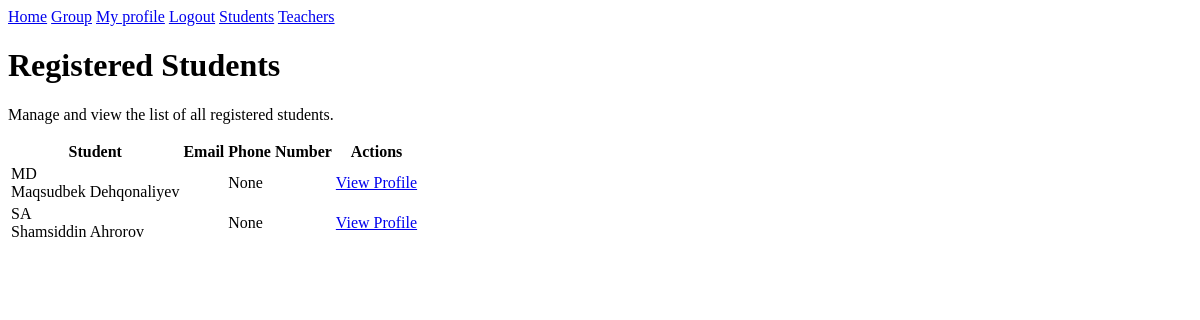
The page /manager/students (signed in) on the database as committed earlier.
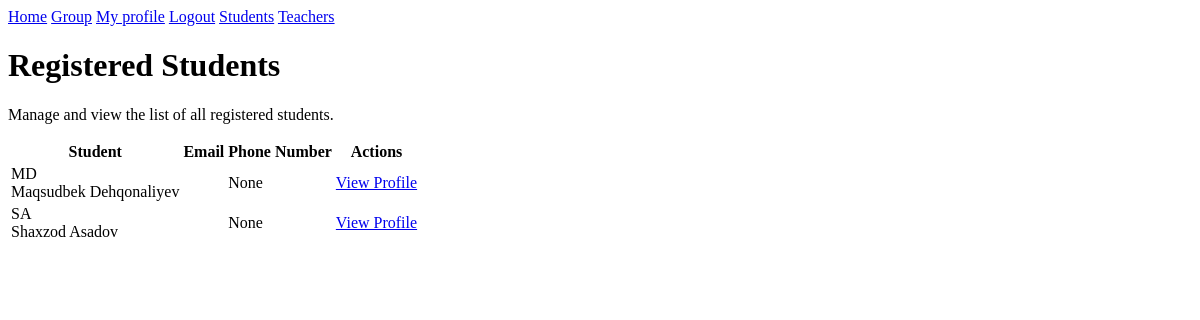
The same page on the database as committed later.
### home/models.py (models this page shows)
class CustomUser(AbstractUser):
    ROLE_CHOICES = (
        ('MANAGER', 'Manager'),
        ('TEACHER', 'Teacher'),
        ('STUDENT', 'Student'),
    )
    role = models.CharField(max_length=10, choices=ROLE_CHOICES, default='STUDENT')
    phone_num = models.CharField(max_length=12, blank=True, null=True)
    profile_img = models.ImageField(upload_to='avtrs/', default='default_user.jpg', blank=True)

### manager/views.py (the view)
# urls.py: path('students', students_list, name='mg-students-list'),
@login_required
def students_list(request):
    access_check = is_manager(request)
    if access_check:
        return access_check
    students = CustomUser.objects.filter(role='STUDENT')
    context = {
        'students': students
    }
    return render(request, 'manager/students.html', context)

### manager/views.py (called while the page is built)
def is_manager(request):
    if request.user.role != 'MANAGER':
        return redirect('no-access')
    return None

### templates/manager/students.html
{% extends 'mg-base.html' %}
{% block content %}
<div class="mb-8">
    <h1 class="text-2xl font-bold text-white mb-2">Registered Students</h1>
    <p class="text-slate-400">Manage and view the list of all registered students.</p>
</div>
<div class="bg-slate-800 border border-slate-700 rounded-xl overflow-hidden">
    <table class="w-full text-left text-sm text-slate-300">
        <thead class="bg-slate-900 text-slate-400 uppercase text-xs font-semibold">
            <tr>
                <th class="px-6 py-4">Student</th>
                <th class="px-6 py-4">Email</th>
                <th class="px-6 py-4">Phone Number</th>
                <th class="px-6 py-4 text-right">Actions</th>
            </tr>
        </thead>
        <tbody class="divide-y divide-slate-700">
            {% for student in students %}
            <tr class="hover:bg-slate-750 transition-colors">
                <td class="px-6 py-4 flex items-center gap-3">
                    <div class="w-8 h-8 rounded-full bg-indigo-600/20 flex items-center justify-center text-indigo-400 font-bold text-xs">
                        {{ student.first_name|slice:":1" }}{{ student.last_name|slice:":1" }}
                    </div>
                    <span class="font-medium text-white">{{ student.first_name }} {{ student.last_name }}</span>
                </td>
                <td class="px-6 py-4">{{ student.email }}</td>
                <td class="px-6 py-4">{{ student.phone_num }}</td>
                <td class="px-6 py-4 text-right">
                    <a href="{% url 'mg-student-profile' student.username %}" class="text-indigo-400 hover:text-indigo-300">View Profile</a>
                </td>
            </tr>
            {% empty %}
            <tr>
                <td colspan="4" class="py-10 text-center text-slate-500">No students registered at the moment.</td>
            </tr>
            {% endfor %}
        </tbody>
    </table>
</div>
{% endblock %}

Rows that differ between the two databases and show on the page:
removed CustomUser: first_name "S", last_name "A", first_name "Shamsiddin", last_name "Ahrorov", phone_num "None"
added CustomUser: first_name "S", last_name "A", first_name "Shaxzod", last_name "Asadov", phone_num "None"
